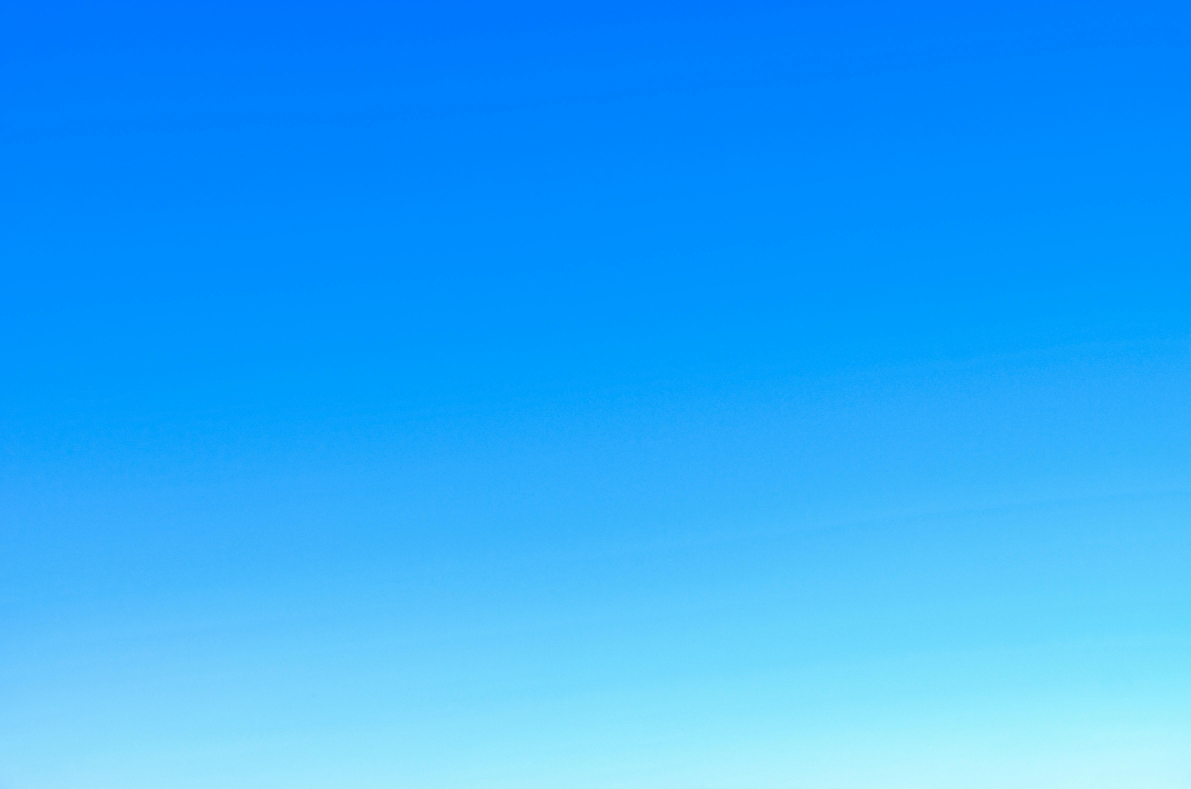
#> input picture practice/test_image2.jpg, 4761 x 3153 px (shown at 1/4 size)
$ jupyter execute --allow-errors belle-weder-lr-softmax.ipynb
#> lines starting #> are read from the running program, lines starting #| are printed output that depends on the picture
[cell 1]
import numpy as np
import pandas as pd

import matplotlib.pyplot as plt
import cv2
import random
from collections import Counter
import time
from datetime import datetime
import seaborn as sns

from sklearn.model_selection import train_test_split
from sklearn.neighbors import KNeighborsClassifier
from sklearn.metrics import accuracy_score
from sklearn.model_selection import cross_val_score
from sklearn.metrics import confusion_matrix, classification_report, ConfusionMatrixDisplay
from sklearn.metrics import confusion_matrix
from sklearn.linear_model import LogisticRegression
from sklearn.preprocessing import StandardScaler

[cell 2]
import os

#> (the rest of this cell did not finish here and is left out)

[cell 3]
train_images = []
train_labels = []
class_object = ['clear_sky', 'cloud']

start_datetime = datetime.now()

#> (the rest of this cell did not finish here and is left out)

#> (a cell that did not finish here is left out)

#> (a cell that did not finish here is left out)

#> (a cell that did not finish here is left out)

[cell 7]
#Test

image = cv2.imread("practice/test_image2.jpg")
#> image is the input picture: shape (3153, 4761, 3); mean B, G, R 252.4, 169.5, 46.2
image = cv2.cvtColor(image,cv2.COLOR_BGR2GRAY)
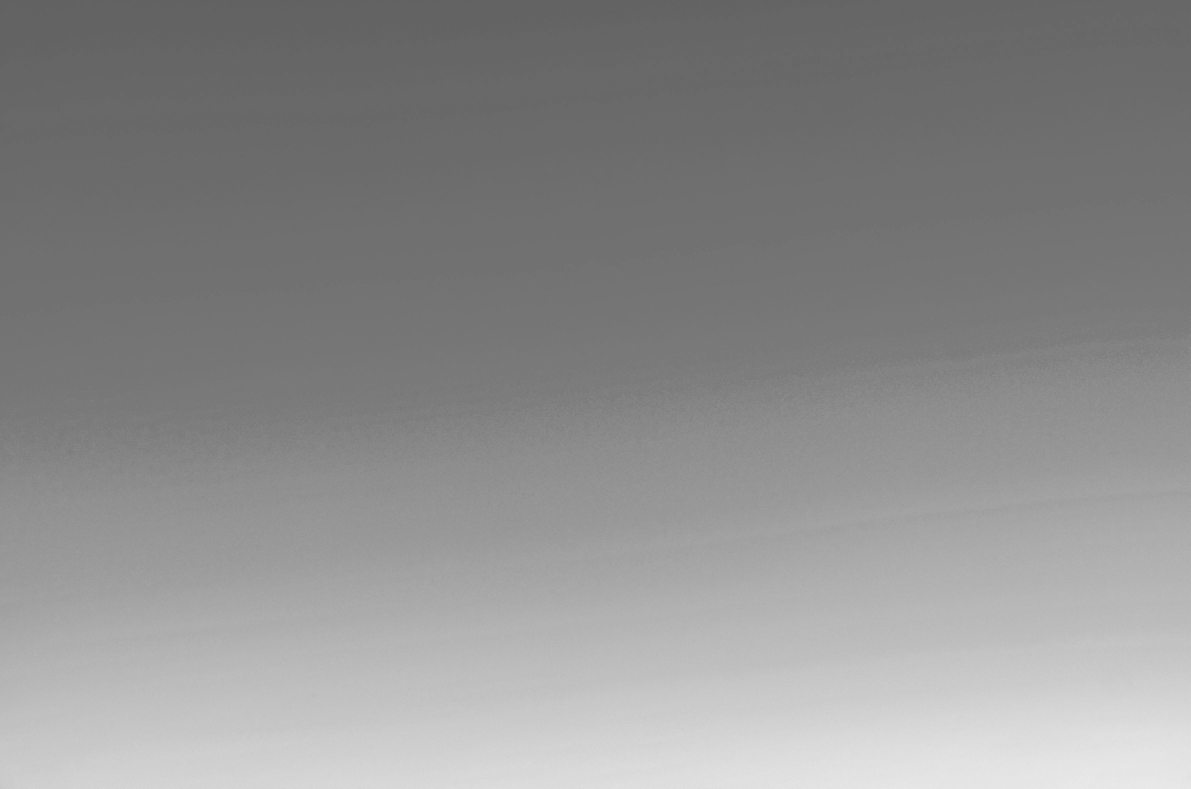
#> image: shape (3153, 4761) (shown at 1/4 size); min 95, max 237, mean 142.1
image = cv2.resize(image, (32, 32))
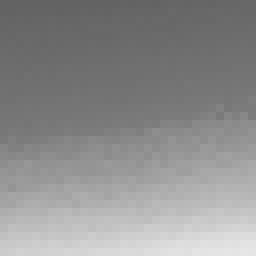
#> image: shape (32, 32) (shown 8 times larger); min 99, max 230, mean 142
plt.imshow(image)
plt.show()

image = np.array(image)
image = image.flatten()
#> image = 1024 values, max 230 at index 1022, min 99 at index 0, mean 142
print(image.shape)
#| (1024,)

#> (the rest of this cell did not finish here and is left out)

$ run again, with practice/test_image1.jpg copied over practice/test_image2.jpg
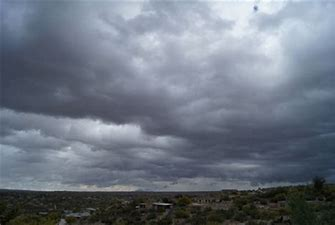
#> input picture practice/test_image1.jpg, 335 x 225 px
#> image is the input picture: shape (225, 335, 3); mean B, G, R 128.9, 116.6, 108.7
#> `image = cv2.cvtColor(image,cv2.COLOR_BGR2GRAY)`:
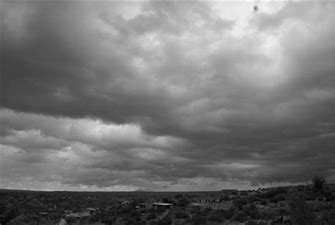
#> image: shape (225, 335); min 0, max 253, mean 115.7
#> `image = cv2.resize(image, (32, 32))`:
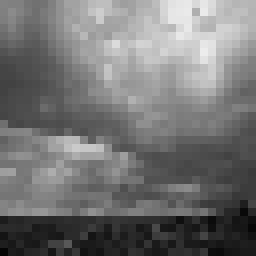
#> image: shape (32, 32) (shown 8 times larger); min 5, max 237, mean 115.2
#> `image = image.flatten()`: image = 1024 values, max 237 at index 217, min 5 at index 992, mean 115.2
#| (1024,)
